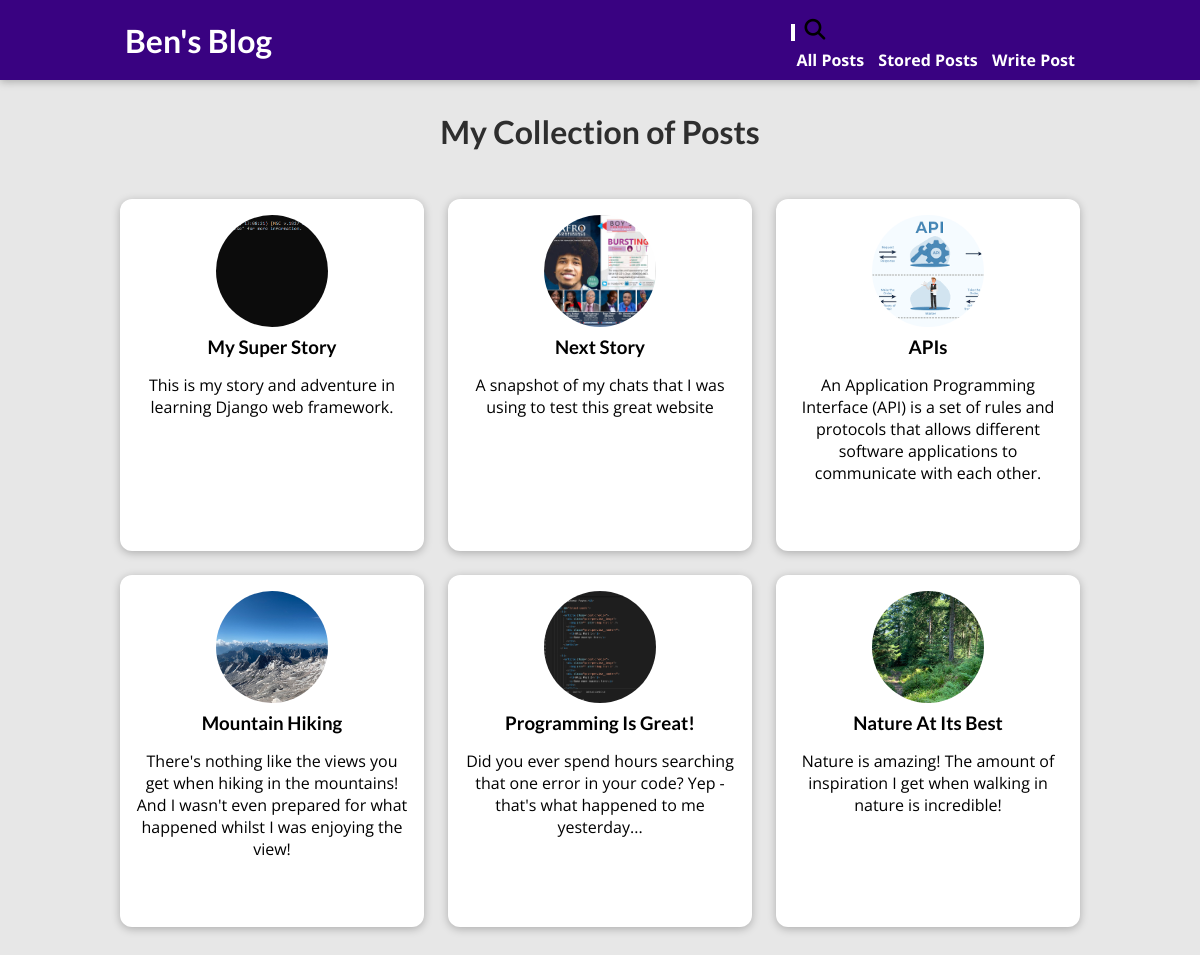
Page /blog/posts/ on the committed database.
### blog/models.py (models this page shows, shortened)
class Post(models.Model):
    title = models.CharField(max_length=200)
    image_name = models.ImageField(upload_to='posts', null=True) # upload_to is the directory where the image will be saved, upload_to will handle file uploads
    excerpt = models.CharField(validators=[MinLengthValidator(50)], max_length=200)
    content = models.TextField(validators=[MinLengthValidator(50)])
    date = models.DateField(auto_now=True)
    slug = models.SlugField(max_length=200, unique=True, blank=True, null=False)
    author = models.ForeignKey(Author, on_delete=models.SET_NULL, null=True, related_name='posts') # one author can have many posts
    tag = models.ManyToManyField(Tag, related_name='tags') # one post can have many tags

### blog/views.py (the view)
# urls.py: path('posts/', views.PostListView.as_view(), name='posts_page'),
class PostListView(ListView):
    model = Post
    template_name = 'blog/all-posts.html'
    context_object_name = 'all_posts'
    ordering = ['-date']

### blog/templates/blog/all-posts.html (shortened to what this page needs)
{% extends 'base.html' %}
{% load static %}
{% block css_files %}
    <link rel="stylesheet" href="{% static 'blog/includes/post.css' %}">
    <link rel="stylesheet" href="{% static 'blog/all-posts.css' %}">
{% endblock %}
{% block content %}
    <section id="all-posts">
        <h2>My Collection of Posts</h2>
        <ul>
            {% for post in all_posts %}
                {% include "blog/includes/post.html" with post=post %}
            {% endfor %}
        </ul>
    </section>
{% endblock%}

### blog/templates/blog/includes/post.html
<li>
    <article class="post">
        <a href="{% url 'post_detail_page' post.slug %}">
            <img src=" {{ post.image_name.url }}" alt="{{post.title}}">
            <div class="post-content">
                <h3>{{ post.title }}</h3>
                <p>{{post.excerpt}} </p>
            </div>
        </a>
    </article>
</li>

### static/styles.css (style rules this page uses)
* { box-sizing: border-box; }
html { font-family: 'Open Sans', 'Lato', sans-serif; }
body { margin: 0; }
h1, h2, h3 { font-family: 'Lato', sans-serif; font-weight: bold; }

### blog/static/blog/includes/post.css (style rules this page uses)
.post { display: flex; flex-direction: column; align-items: center; text-align: center; }
.post a { text-decoration: none; color: black; transition: all 0.2s ease; padding: 1rem; }
.post img { width: 5rem; height: 5rem; object-fit: cover; border-radius: 50%; }
.post h3 { margin: 0.25rem 0; }

### blog/static/blog/all-posts.css (style rules this page uses)
body { background-color: #e7e7e7; }
#all-posts { margin: 7rem auto; width: 90%; max-width: 60rem; }
#all-posts h2 { text-align: center; font-size: 2rem; color: #2e2e2e; margin: 3rem 0; }
ul { list-style: none; margin: 0; padding: 0; display: grid; grid-template-columns: repeat(auto-fill, minmax(17rem, 1fr)); gap: 1.5rem; }
.post img { width: 7rem; height: 7rem; }
.post a { height: 22rem; transform-origin: center; box-shadow: 0 2px 8px rgba(0, 0, 0, 0.25); border-radius: 12px; background-color: white; }

### rows in the picture
Post: image_name (picture), title "My Super Story", excerpt "This is my story and adventure in learning Django web framework."
Post: image_name (picture), title "Next Story", excerpt "A snapshot of my chats that I was using to test this great website"
Post: image_name (picture), title "APIs", excerpt "An Application Programming Interface (API) is a set of rules and protocols that allows different software applications to communicate with each other."
Post: image_name (picture), title "Mountain Hiking", excerpt "There's nothing like the views you get when hiking in the mountains! And I wasn't even prepared for what happened whilst I was enjoying the view!"
Post: image_name (picture), title "Programming Is Great!", excerpt "Did you ever spend hours searching that one error in your code? Yep - that's what happened to me yesterday..."
Post: image_name (picture), title "Nature At Its Best", excerpt "Nature is amazing! The amount of inspiration I get when walking in nature is incredible!"
